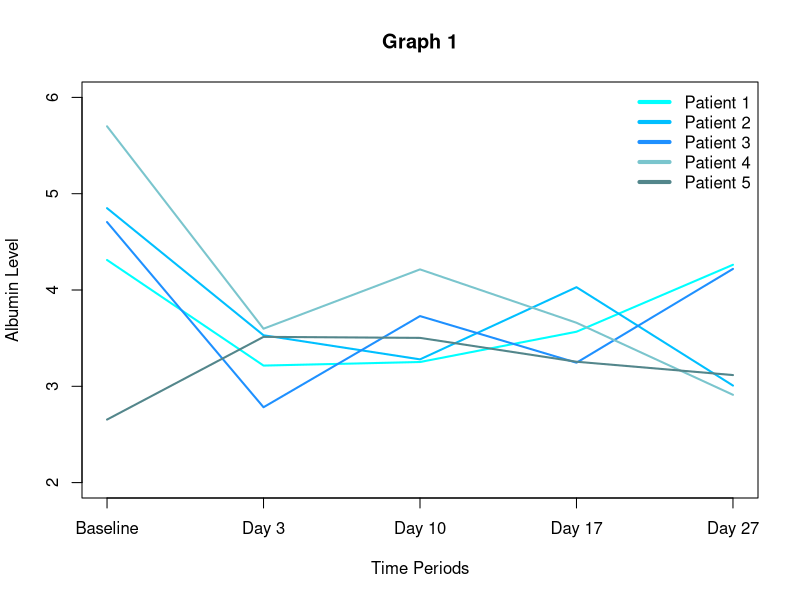
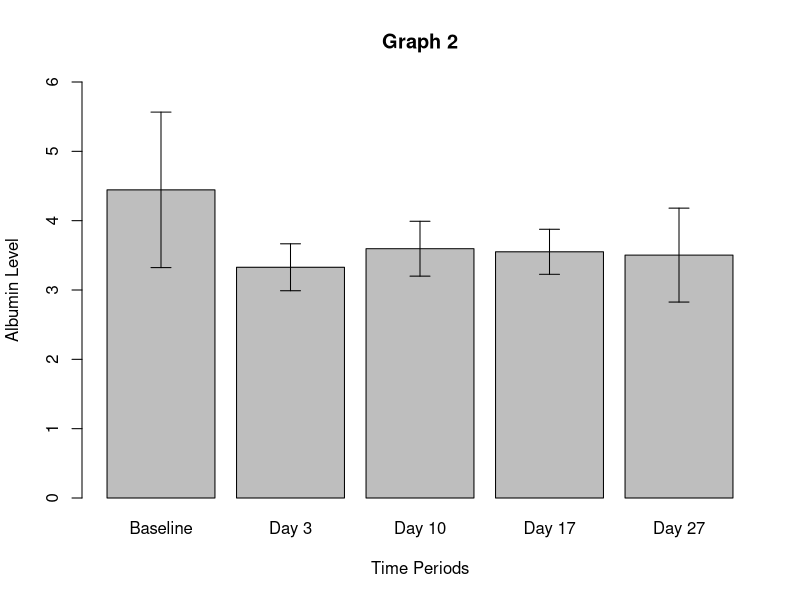

Write the R code that produced these figures, in order.
set.seed(36)
x1 <- c('Patient1', 'Patient2', 'Patient3', 'Patient4', 'Patient5')
x2 = rnorm(5, mean=4, sd=1)
x3 = rnorm(5, mean=3.5, sd=0.5)
x4 = rnorm(5, mean=3.5, sd=0.5)
x5 = rnorm(5, mean=3.5, sd=0.5)
x6 = rnorm(5, mean=3.5, sd=0.5)
data <- data.frame(x1, x2, x3, x4, x5, x6)
names(data) <- c('Name', 'Baseline', 'Day 3', 'Day 10', 'Day 17', 'Day 27')
data

line1 <- as.numeric(as.vector(data[1,][c(-1)]))
line2 <- as.numeric(as.vector(data[2,][c(-1)]))
line3 <- as.numeric(as.vector(data[3,][c(-1)]))
line4 <- as.numeric(as.vector(data[4,][c(-1)]))
line5 <- as.numeric(as.vector(data[5,][c(-1)]))

plot(line1, type = "l", col = '#00FFFF', ylim=c(2,6),  main="Graph 1", 
     xlab="Time Periods", ylab="Albumin Level", xaxt = "n", lwd=2)
axis(1, at=1:5, labels = names(data)[c(-1)])
lines(line2, type="l", col = '#00BFFF', lwd=2)
lines(line3, type="l", col = '#1E90FF', lwd=2)
lines(line4, type="l", col = '#7AC5CD', lwd=2)
lines(line5, type="l", col = '#53868B', lwd=2)
legend("topright", legend = paste("Patient",1:5), 
       col = c('#00FFFF','#00BFFF', '#1E90FF', '#7AC5CD', '#53868B'),
       lwd=4, lty=c(1,1,1), pch = c(NA,NA), bty = "n")

# plot 2
y <- c(mean(x2), mean(x3), mean(x4), mean(x5), mean(x6))
y_sd <- c(sd(x2), sd(x3), sd(x4), sd(x5), sd(x6))
plot2 <- barplot(y, names.arg = names(data)[c(-1)], ylim=c(0,6),
                 main="Graph 2", ylab="Albumin Level", xlab="Time Periods")
arrows(x0 = plot2, y0 = y + y_sd, y1 = y - y_sd, angle = 90, 
       code = 3, length = 0.1)